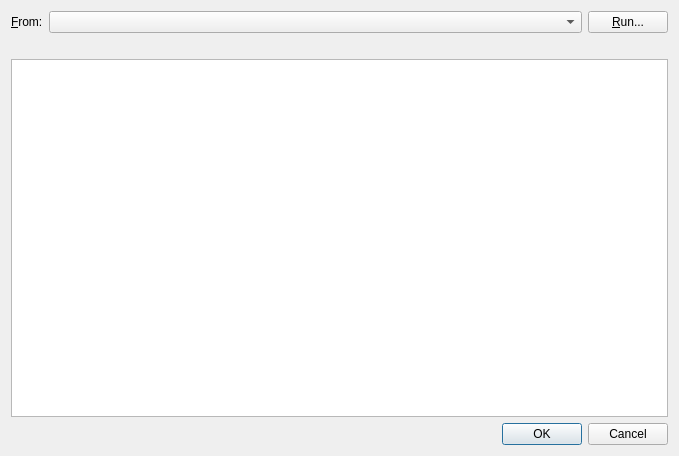
<ui version="4.0" >
 <class>toConnectionImport</class>
 <widget class="QDialog" name="toConnectionImport" >
  <property name="geometry" >
   <rect>
    <x>0</x>
    <y>0</y>
    <width>679</width>
    <height>456</height>
   </rect>
  </property>
  <property name="windowTitle" >
   <string>Import Connections</string>
  </property>
  <layout class="QGridLayout" name="gridLayout" >
   <item row="0" column="0" >
    <widget class="QLabel" name="label" >
     <property name="text" >
      <string>&amp;From:</string>
     </property>
     <property name="buddy" >
      <cstring>toolComboBox</cstring>
     </property>
    </widget>
   </item>
   <item row="0" column="1" >
    <widget class="QComboBox" name="toolComboBox" >
     <property name="sizePolicy" >
      <sizepolicy vsizetype="Fixed" hsizetype="MinimumExpanding" >
       <horstretch>0</horstretch>
       <verstretch>0</verstretch>
      </sizepolicy>
     </property>
    </widget>
   </item>
   <item row="0" column="2" >
    <widget class="QPushButton" name="runButton" >
     <property name="text" >
      <string>&amp;Run...</string>
     </property>
    </widget>
   </item>
   <item row="1" column="0" colspan="3" >
    <widget class="QLabel" name="notificationLabel" />
   </item>
   <item row="2" column="0" colspan="3" >
    <widget class="QTableView" name="tableView" >
     <property name="alternatingRowColors" >
      <bool>true</bool>
     </property>
    </widget>
   </item>
   <item row="3" column="0" colspan="3" >
    <widget class="QDialogButtonBox" name="buttonBox" >
     <property name="orientation" >
      <enum>Qt::Horizontal</enum>
     </property>
     <property name="standardButtons" >
      <set>QDialogButtonBox::Cancel|QDialogButtonBox::Ok</set>
     </property>
    </widget>
   </item>
  </layout>
 </widget>
 <resources/>
 <connections>
  <connection>
   <sender>buttonBox</sender>
   <signal>accepted()</signal>
   <receiver>toConnectionImport</receiver>
   <slot>accept()</slot>
   <hints>
    <hint type="sourcelabel" >
     <x>248</x>
     <y>254</y>
    </hint>
    <hint type="destinationlabel" >
     <x>157</x>
     <y>274</y>
    </hint>
   </hints>
  </connection>
  <connection>
   <sender>buttonBox</sender>
   <signal>rejected()</signal>
   <receiver>toConnectionImport</receiver>
   <slot>reject()</slot>
   <hints>
    <hint type="sourcelabel" >
     <x>316</x>
     <y>260</y>
    </hint>
    <hint type="destinationlabel" >
     <x>286</x>
     <y>274</y>
    </hint>
   </hints>
  </connection>
 </connections>
</ui>
